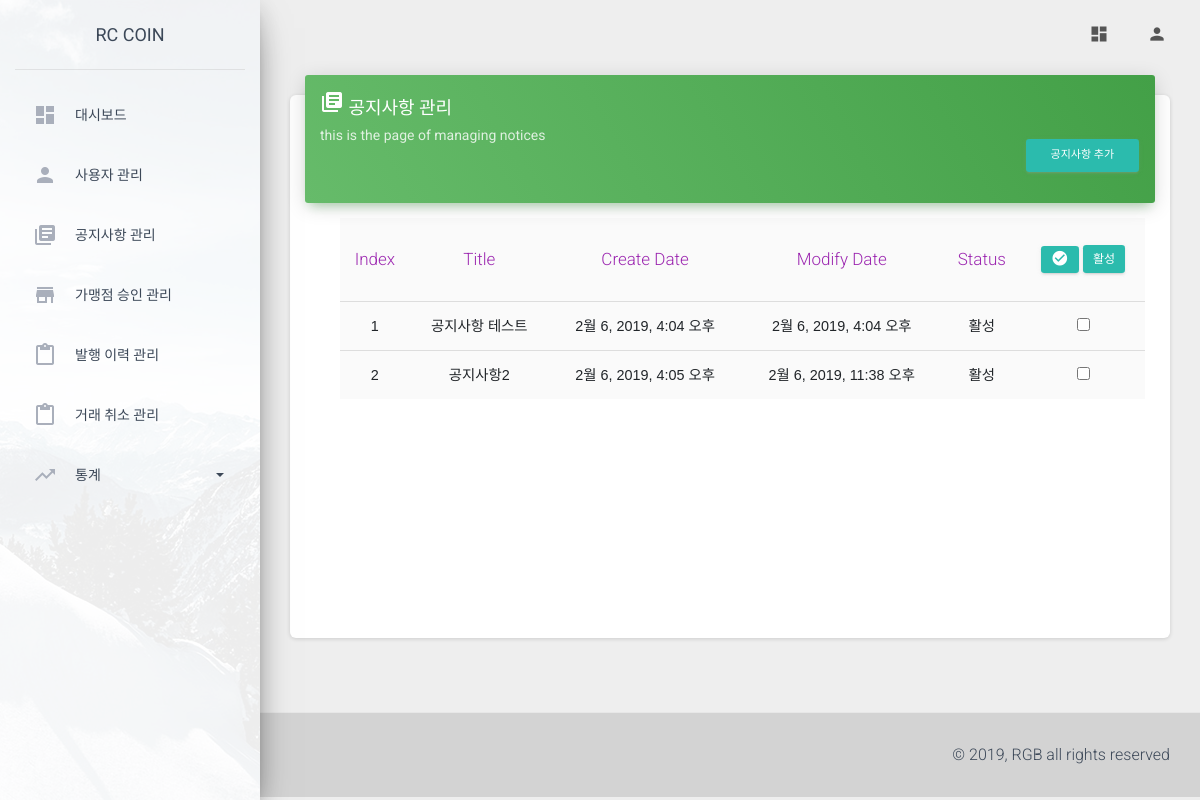
The app's page /operate/notice/ (signed in) with its own data.
### info/models.py (models this page shows)
class Notice(models.Model):
    title = models.CharField('TITLE', max_length=100)
    content = models.TextField('CONTENT')
    writer = models.ForeignKey(User, null=True, on_delete=models.CASCADE)
    create_date = models.DateTimeField('CREATE_DATE', auto_now_add=True)
    modify_date = models.DateTimeField('MODIFY_DATE', auto_now=True)
    status = models.CharField('STATUS', max_length=1, default='Y')

### operate/views.py (the view, shortened to what this page needs)
    def wrapper(*args, **kwargs):
        request = args[0]
        request_url = request.resolver_match.url_name
        key = 'admin_name'
        context = {}
        if key in request.session:
            if bool(request.session['admin_name'] == 'admin_server') & bool(request_url != 'network') & bool(request_url != 'dashboard'):
                return redirect('operate:dashboard')
            elif bool(request.session['admin_name'] == 'admin') & bool(request_url == 'network') & bool(request_url != 'dashboard'):
                return redirect('operate:dashboard')
            else:
                return fn(request)
        else:
            context['main'] = 'main'
            return render(request, 'operate/manage_main.html', {'main': 'main'})

### operate/views.py (called while the page is built, shortened)
def login_required(fn):
    def wrapper(*args, **kwargs):
        request = args[0]
        request_url = request.resolver_match.url_name
        key = 'admin_name'
        context = {}
        if key in request.session:
            if bool(request.session['admin_name'] == 'admin_server') & bool(request_url != 'network') & bool(request_url != 'dashboard'):
                return redirect('operate:dashboard')
            elif bool(request.session['admin_name'] == 'admin') & bool(request_url == 'network') & bool(request_url != 'dashboard'):
                return redirect('operate:dashboard')
            else:
                return fn(request)
        else:
            context['main'] = 'main'
            return render(request, 'operate/manage_main.html', {'main': 'main'})
    return wrapper

@login_required
def manage_notice(request):
    context = {}
    context['notice_list'] = Notice.objects.all()
    return render(request, 'operate/manage_notice.html', (context))

### operate/templates/operate/manage_notice.html (shortened to what this page needs)
{% extends './base.html' %}
{% block content %}
  <div class="content" style="margin-top: 35px;">
    <div class="container-fluid">
      <div class="row">
        <div class="col-md-12">
          <div class="card">
            <div class="card-header card-header-success">
              <h4 class="card-title "><i class="material-icons">library_books</i>&nbsp;공지사항 관리</h4>
              <p class="card-category">this is the page of managing notices
                <a href="{% url 'operate:notice_add' %}" class="btn btn-default btn-sm my-3" style=" padding: 1% 3% 1% 3%; float: right;">공지사항 추가</a>
              </p>
            </div>
            <div class="card-body scrollbar scrollbar-primary" style="height: 400px!important;">
              <div class="table table-hover table-border">
                <table class="table table-border">
                  <thead class=" text-primary" align="center">
                    <th>Index</th>
                    <th>Title</th>
                    <th>Create Date</th>
                    <th>Modify Date</th>
                    <th>Status</th>
                    <th>
                      <a class="btn btn-default btn-sm my-3 select_all" style="padding: 5px 10px 5px 10px; margin: 0 0 0 0;" data-type="false"><i class="material-icons">check_circle</i></a>
                      <a href="#layer" class="btn_layer_pop btn btn-default" class="btn btn-default btn-sm my-3" style="padding: 5.5px 10px 5.5px 10px; margin: 0 0 0 0;">활성</a>
                    </th>
                  </thead>
                  <tbody>
                    {% for notice in notice_list %}
                      <tr align="center">
                        <td class="notice_id" onClick="location.href='{% url "operate:notice_edit" notice_id=notice.id %}'">{{ notice.id }}</td>
                        <td class="title{{ notice.id }}" onClick="location.href='{% url "operate:notice_edit" notice_id=notice.id %}'">{{ notice.title }}</td>
                        <td onClick="location.href='{% url "operate:notice_edit" notice_id=notice.id %}'">{{ notice.create_date }}</td>
                        <td onClick="location.href='{% url "operate:notice_edit" notice_id=notice.id %}'">{{ notice.modify_date }}</td>
                        {% if notice.status == 'Y' %}
                        <td onClick="location.href='{% url "operate:notice_edit" notice_id=notice.id %}'">활성</td>
                        {% else %}
                        <td onClick="location.href='{% url "operate:notice_edit" notice_id=notice.id %}'">비활성</td>
                        {% endif %}
                        <td><input name="box" class="box" data="{{ notice.id }}" type="checkbox"></td>
                      </tr>
                    {% endfor %}
                  </tbody>
                </table>
              </div>
            </div>
          </div>
        </div>
      </div>
    </div>
  </div>
{% endblock content %}

### operate/templates/operate/base.html (style rules this page uses)
.scrollbar { margin-left: 30px; float: left; height: 400px; width: 96%; background: #fff; overflow-y: scroll; margin-bottom: 35px; }

### operate/templates/operate/manage_notice.html (style rules this page uses)
* { margin: 0; padding: 0; }
.table-border tr > td { font-family: Arial, Helvetica, sans-serif; }

### records on screen
Notice: id "1", title "공지사항 테스트", create_date "2월 6, 2019, 4:04 오후", modify_date "2월 6, 2019, 4:04 오후", status "활성"
Notice: id "2", title "공지사항2", create_date "2월 6, 2019, 4:05 오후", modify_date "2월 6, 2019, 11:38 오후", status "활성"
